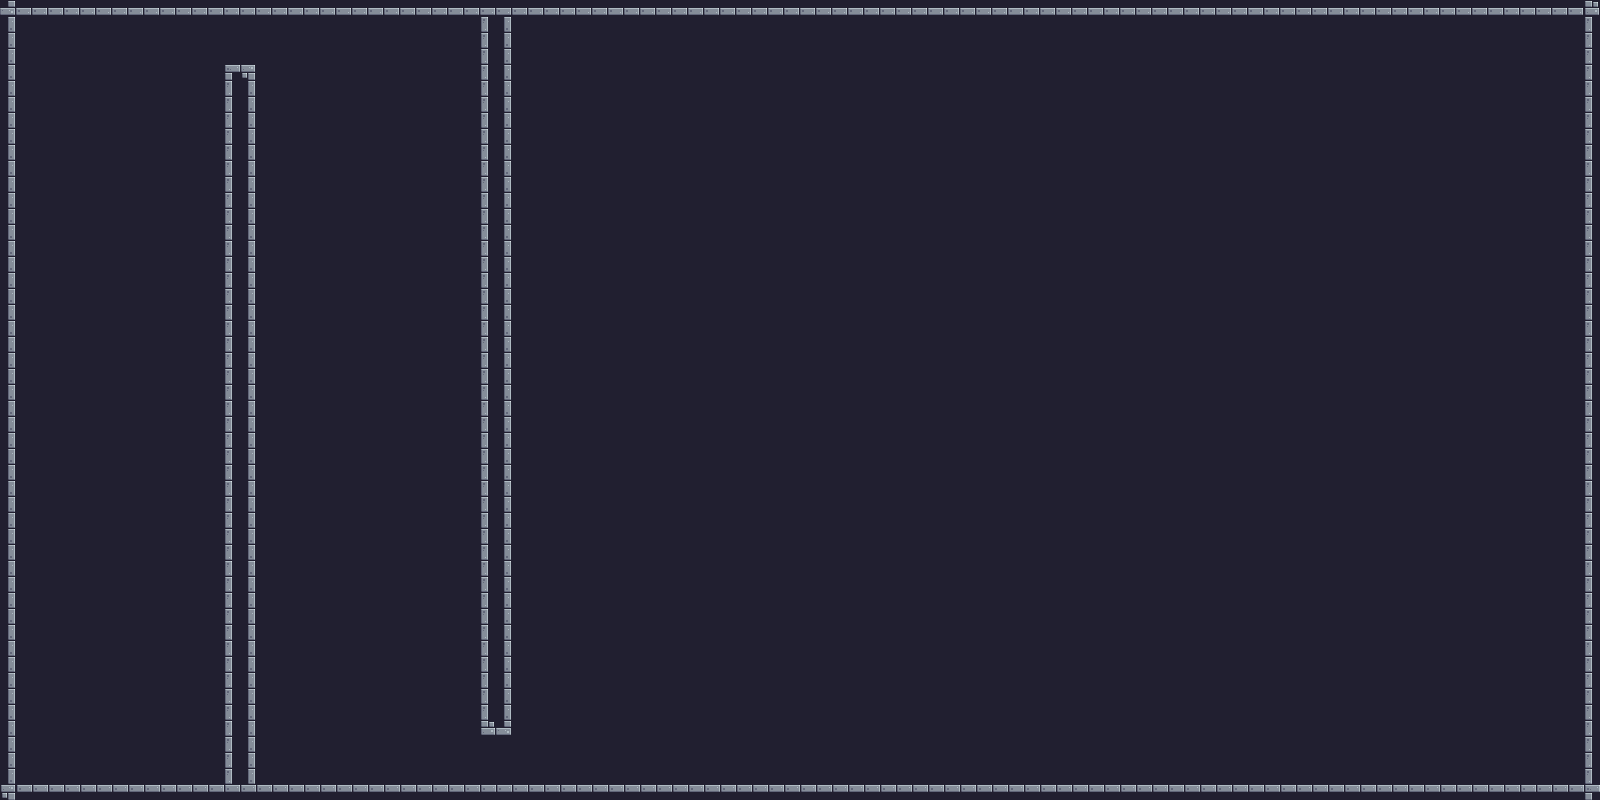

This game map was drawn from its Tiled (.tmx) file and the tilesets committed beside it. A one-line description and the trimmed map source follow:
An orthogonal 100x50 tile map with 16x16 px tiles, 1 tile layer (Background) and 124 objects (52x Platform, 43x SpinningBlade, 8x MovingPlatform, 6x Wall, 4x Step, ...).

<map version="1.10" tiledversion="1.11.2" orientation="orthogonal" renderorder="right-down" width="100" height="50" tilewidth="16" tileheight="16" infinite="0" nextlayerid="5" nextobjectid="189">
 <tileset firstgid="1" source="my_terrain.tsx" />
 <layer id="1" name="Background" width="100" height="50">
  <data>[5000 cells, 5000 non-empty, 10 distinct tile ids]</data>
 </layer>
 <objectgroup id="2" name="Collisions" visible="0" />
 <objectgroup id="4" name="ObjectLayer">
  <!-- 124 objects omitted --></objectgroup>
 <objectgroup id="3" name="Spawnpoints" visible="0" />
</map>
<!-- 124 of 124 objects omitted -->
